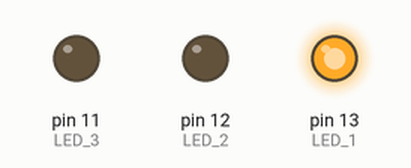
A sketch run on a simulated Arduino Uno, built with avr-gcc and run on an emulated ATmega328P. Parts: output pins drawn as LEDs (lit = HIGH).

Above: at 0.2 s.
At 1.0 s:
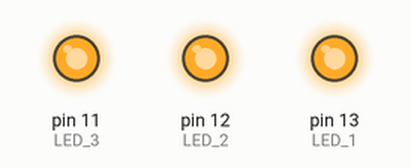
At 1.4 s:
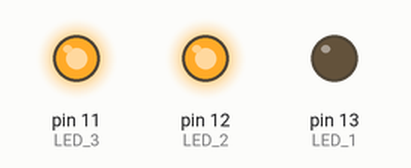
At 1.8 s:
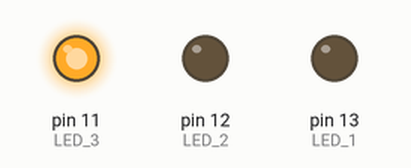
At 3.0 s:
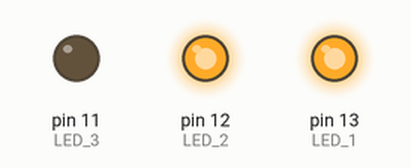
At 4.6 s:
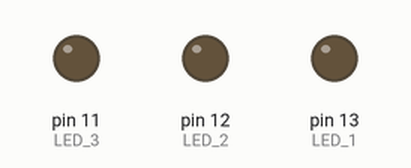
Timing chart, 0 to 5.5 s (numbered marks = the images above):
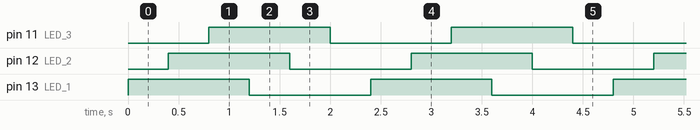

The sketch:

code.ino
```cpp
/* This is a simple program to sequentially turn on and off 3 LEDs after a given spam of time */

int LED_1 = 13; // Sets the output pin for led 1
int LED_2 = 12; // Sets the output pin for led 2
int LED_3 = 11; // Sets the output pin for led 3

void setup() {
  // put your setup code here, to run once:

  pinMode(LED_1, OUTPUT); // Sets the pin of LED 1 to output
  pinMode(LED_2, OUTPUT); // Sets the pin of LED 1 to output
  pinMode(LED_3, OUTPUT); // Sets the pin of LED 1 to output
}

void loop() {
  // put your main code here, to run repeatedly:
  digitalWrite(LED_1, HIGH); // Turns on the first LED
  delay(400); // Waits for 400 ms
  digitalWrite(LED_2, HIGH); // Turns on the second LED
  delay(400); // Waits for 400 ms
  digitalWrite(LED_3, HIGH); // Turns on the third LED
  delay(400); // Waits for 400 ms
  digitalWrite(LED_1, LOW); // Turns off the first LED
  delay(400); // Waits for 400 ms
  digitalWrite(LED_2, LOW); // Turns off the second LED
  delay(400); // Waits for 400 ms
  digitalWrite(LED_3, LOW); // Turns off the third LED
  delay(400); // Waits for 400 ms before repeating the complete program again
}
```

Measured:
- by itself, pin 11 (LED_3), pin 12 (LED_2), pin 13 (LED_1): alternates HIGH for 1.2 s and LOW for 1.2 s
- by itself, everything shown: repeats every 2.4 s, in 6 steps
